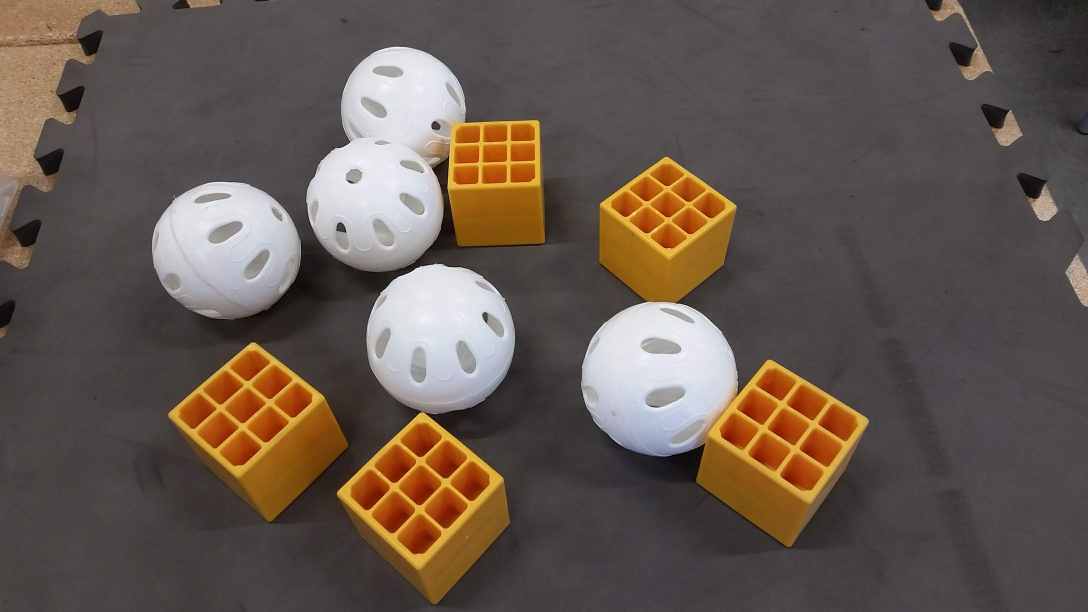
#> input picture OpenCV_Attempts/grip/images/20180910_094912.jpg, 3264 x 1836 px (shown at 1/3 size)
$ python -i cubes.py   (imports and definitions only)   (older library calls are emulated)
#> lines starting #> are read from the running program, lines starting #| are printed output that depends on the picture; after the words box and inside, x2 and y2 are one past the last pixel; in counts of white or black regions, pixels touching at a corner belong together
#> further down, picture is the input picture: shape (1836, 3264, 3); mean B, G, R 79.4, 88.2, 100.8
import cv2
import numpy
import math
from enum import Enum

class GripPipeline:
    """
    An OpenCV pipeline generated by GRIP.
    """

    def __init__(self):
        """initializes all values to presets or None if need to be set
        """

        self.__resize_image_width = 1280.0
        self.__resize_image_height = 720.0
        self.__resize_image_interpolation = cv2.INTER_CUBIC

        self.resize_image_output = None

        self.__blur_input = self.resize_image_output
        self.__blur_type = BlurType.Box_Blur
        self.__blur_radius = 10.37735849056604

        self.blur_output = None

        self.__hsl_threshold_input = self.blur_output
        self.__hsl_threshold_hue = [5.084745762711864, 30.000000000000004]
        self.__hsl_threshold_saturation = [122.37424701463429, 255.0]
        self.__hsl_threshold_luminance = [60.02824858757061, 216.5691489361702]

        self.hsl_threshold_output = None

        self.__hsv_threshold_input = self.blur_output
        self.__hsv_threshold_hue = [5.084745762711864, 23.61702127659573]
        self.__hsv_threshold_saturation = [153.67231638418085, 255.0]
        self.__hsv_threshold_value = [103.24858757062145, 255.0]

        self.hsv_threshold_output = None

        self.__cv_add_src1 = self.hsl_threshold_output
        self.__cv_add_src2 = self.hsv_threshold_output

        self.cv_add_output = None

        self.__cv_erode_src = self.cv_add_output
        self.__cv_erode_kernel = None
        self.__cv_erode_anchor = (-1, -1)
        self.__cv_erode_iterations = 10.0
        self.__cv_erode_bordertype = cv2.BORDER_CONSTANT
        self.__cv_erode_bordervalue = (-1)

        self.cv_erode_output = None

        self.__cv_dilate_0_src = self.cv_erode_output
        self.__cv_dilate_0_kernel = None
        self.__cv_dilate_0_anchor = (-1, -1)
        self.__cv_dilate_0_iterations = 10.0
        self.__cv_dilate_0_bordertype = cv2.BORDER_CONSTANT
        self.__cv_dilate_0_bordervalue = (-1)

        self.cv_dilate_0_output = None

        self.__distance_transform_input = self.cv_add_output
        self.__distance_transform_type = cv2.DIST_L2
        self.__distance_transform_mask_size = 0

        self.distance_transform_output = None

        self.__cv_threshold_src = self.distance_transform_output
        self.__cv_threshold_thresh = 41.0
        self.__cv_threshold_maxval = 255.0
        self.__cv_threshold_type = cv2.THRESH_BINARY

        self.cv_threshold_output = None

        self.__cv_dilate_1_src = self.cv_dilate_0_output
        self.__cv_dilate_1_kernel = None
        self.__cv_dilate_1_anchor = (-1, -1)
        self.__cv_dilate_1_iterations = 10.0
        self.__cv_dilate_1_bordertype = cv2.BORDER_CONSTANT
        self.__cv_dilate_1_bordervalue = (-1)

        self.cv_dilate_1_output = None

        self.__cv_subtract_src1 = self.cv_dilate_1_output
        self.__cv_subtract_src2 = self.cv_threshold_output

        self.cv_subtract_output = None

        self.__find_contours_input = self.cv_dilate_0_output
        self.__find_contours_external_only = False

        self.find_contours_output = None

        self.__filter_contours_contours = self.find_contours_output
        self.__filter_contours_min_area = 100.0
        self.__filter_contours_min_perimeter = 0.0
        self.__filter_contours_min_width = 0.0
        self.__filter_contours_max_width = 100000.0
        self.__filter_contours_min_height = 0.0
        self.__filter_contours_max_height = 100000.0
        self.__filter_contours_solidity = [0, 100]
        self.__filter_contours_max_vertices = 1000000.0
        self.__filter_contours_min_vertices = 20.0
        self.__filter_contours_min_ratio = 0.0
        self.__filter_contours_max_ratio = 5.0

        self.filter_contours_output = None


    def process(self, source0):
        """
        Runs the pipeline and sets all outputs to new values.
        """
        # Step Resize_Image0:
        self.__resize_image_input = source0
        (self.resize_image_output) = self.__resize_image(self.__resize_image_input, self.__resize_image_width, self.__resize_image_height, self.__resize_image_interpolation)

        # Step Blur0:
        self.__blur_input = self.resize_image_output
        (self.blur_output) = self.__blur(self.__blur_input, self.__blur_type, self.__blur_radius)

        # Step HSL_Threshold0:
        self.__hsl_threshold_input = self.blur_output
        (self.hsl_threshold_output) = self.__hsl_threshold(self.__hsl_threshold_input, self.__hsl_threshold_hue, self.__hsl_threshold_saturation, self.__hsl_threshold_luminance)

        # Step HSV_Threshold0:
        self.__hsv_threshold_input = self.blur_output
        (self.hsv_threshold_output) = self.__hsv_threshold(self.__hsv_threshold_input, self.__hsv_threshold_hue, self.__hsv_threshold_saturation, self.__hsv_threshold_value)

        # Step CV_add0:
        self.__cv_add_src1 = self.hsl_threshold_output
        self.__cv_add_src2 = self.hsv_threshold_output
        (self.cv_add_output) = self.__cv_add(self.__cv_add_src1, self.__cv_add_src2)

        # Step CV_erode0:
        self.__cv_erode_src = self.cv_add_output
        (self.cv_erode_output) = self.__cv_erode(self.__cv_erode_src, self.__cv_erode_kernel, self.__cv_erode_anchor, self.__cv_erode_iterations, self.__cv_erode_bordertype, self.__cv_erode_bordervalue)

        # Step CV_dilate0:
        self.__cv_dilate_0_src = self.cv_erode_output
        (self.cv_dilate_0_output) = self.__cv_dilate(self.__cv_dilate_0_src, self.__cv_dilate_0_kernel, self.__cv_dilate_0_anchor, self.__cv_dilate_0_iterations, self.__cv_dilate_0_bordertype, self.__cv_dilate_0_bordervalue)

        # Step Distance_Transform0:
        self.__distance_transform_input = self.cv_add_output
        (self.distance_transform_output) = self.__distance_transform(self.__distance_transform_input, self.__distance_transform_type, self.__distance_transform_mask_size)

        # Step CV_Threshold0:
        self.__cv_threshold_src = self.distance_transform_output
        (self.cv_threshold_output) = self.__cv_threshold(self.__cv_threshold_src, self.__cv_threshold_thresh, self.__cv_threshold_maxval, self.__cv_threshold_type)

        # Step CV_dilate1:
        self.__cv_dilate_1_src = self.cv_dilate_0_output
        (self.cv_dilate_1_output) = self.__cv_dilate(self.__cv_dilate_1_src, self.__cv_dilate_1_kernel, self.__cv_dilate_1_anchor, self.__cv_dilate_1_iterations, self.__cv_dilate_1_bordertype, self.__cv_dilate_1_bordervalue)

        # Step CV_subtract0:
        self.__cv_subtract_src1 = self.cv_dilate_1_output
        self.__cv_subtract_src2 = self.cv_threshold_output
        (self.cv_subtract_output) = self.__cv_subtract(self.__cv_subtract_src1, self.__cv_subtract_src2)

        # Step Find_Contours0:
        self.__find_contours_input = self.cv_dilate_0_output
        (self.find_contours_output) = self.__find_contours(self.__find_contours_input, self.__find_contours_external_only)

        # Step Filter_Contours0:
        self.__filter_contours_contours = self.find_contours_output
        (self.filter_contours_output) = self.__filter_contours(self.__filter_contours_contours, self.__filter_contours_min_area, self.__filter_contours_min_perimeter, self.__filter_contours_min_width, self.__filter_contours_max_width, self.__filter_contours_min_height, self.__filter_contours_max_height, self.__filter_contours_solidity, self.__filter_contours_max_vertices, self.__filter_contours_min_vertices, self.__filter_contours_min_ratio, self.__filter_contours_max_ratio)


    @staticmethod
    def __resize_image(input, width, height, interpolation):
        """Scales and image to an exact size.
        Args:
            input: A numpy.ndarray.
            Width: The desired width in pixels.
            Height: The desired height in pixels.
            interpolation: Opencv enum for the type fo interpolation.
        Returns:
            A numpy.ndarray of the new size.
        """
#> called with width = 1280, height = 720, interpolation = 2
        return cv2.resize(input, ((int)(width), (int)(height)), 0, 0, interpolation)
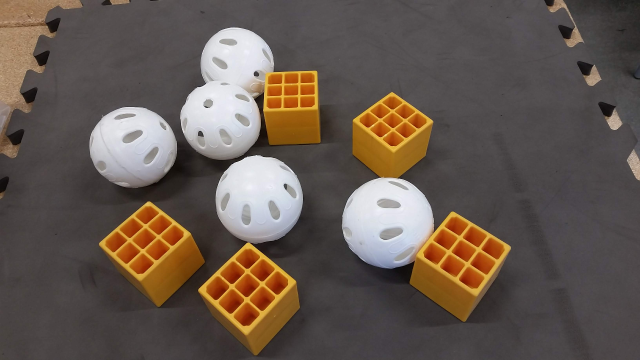
#> returned value: shape (720, 1280, 3) (shown at 1/2 size); mean of channels 0, 1, 2 79.4, 88.2, 100.7; drawn as B, G, R

    @staticmethod
    def __blur(src, type, radius):
        """Softens an image using one of several filters.
        Args:
            src: The source mat (numpy.ndarray).
            type: The blurType to perform represented as an int.
            radius: The radius for the blur as a float.
        Returns:
            A numpy.ndarray that has been blurred.
        """
#> called with radius = 10.38
        if(type is BlurType.Box_Blur):
            ksize = int(2 * round(radius) + 1)
            return cv2.blur(src, (ksize, ksize))
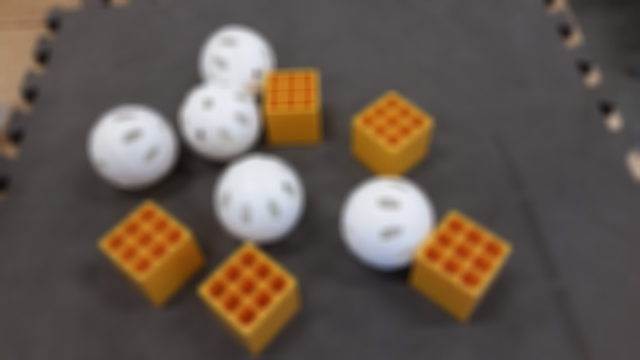
#> returned value: shape (720, 1280, 3) (shown at 1/2 size); mean of channels 0, 1, 2 79.4, 88.2, 100.7; drawn as B, G, R
        elif(type is BlurType.Gaussian_Blur):
            ksize = int(6 * round(radius) + 1)
            return cv2.GaussianBlur(src, (ksize, ksize), round(radius))
        elif(type is BlurType.Median_Filter):
            ksize = int(2 * round(radius) + 1)
            return cv2.medianBlur(src, ksize)
        else:
            return cv2.bilateralFilter(src, -1, round(radius), round(radius))

    @staticmethod
    def __hsl_threshold(input, hue, sat, lum):
        """Segment an image based on hue, saturation, and luminance ranges.
        Args:
            input: A BGR numpy.ndarray.
            hue: A list of two numbers the are the min and max hue.
            sat: A list of two numbers the are the min and max saturation.
            lum: A list of two numbers the are the min and max luminance.
        Returns:
            A black and white numpy.ndarray.
        """
        out = cv2.cvtColor(input, cv2.COLOR_BGR2HLS)
#> out: shape (720, 1280, 3); mean of channels 0, 1, 2 78, 89.8, 36
        return cv2.inRange(out, (hue[0], lum[0], sat[0]),  (hue[1], lum[1], sat[1]))
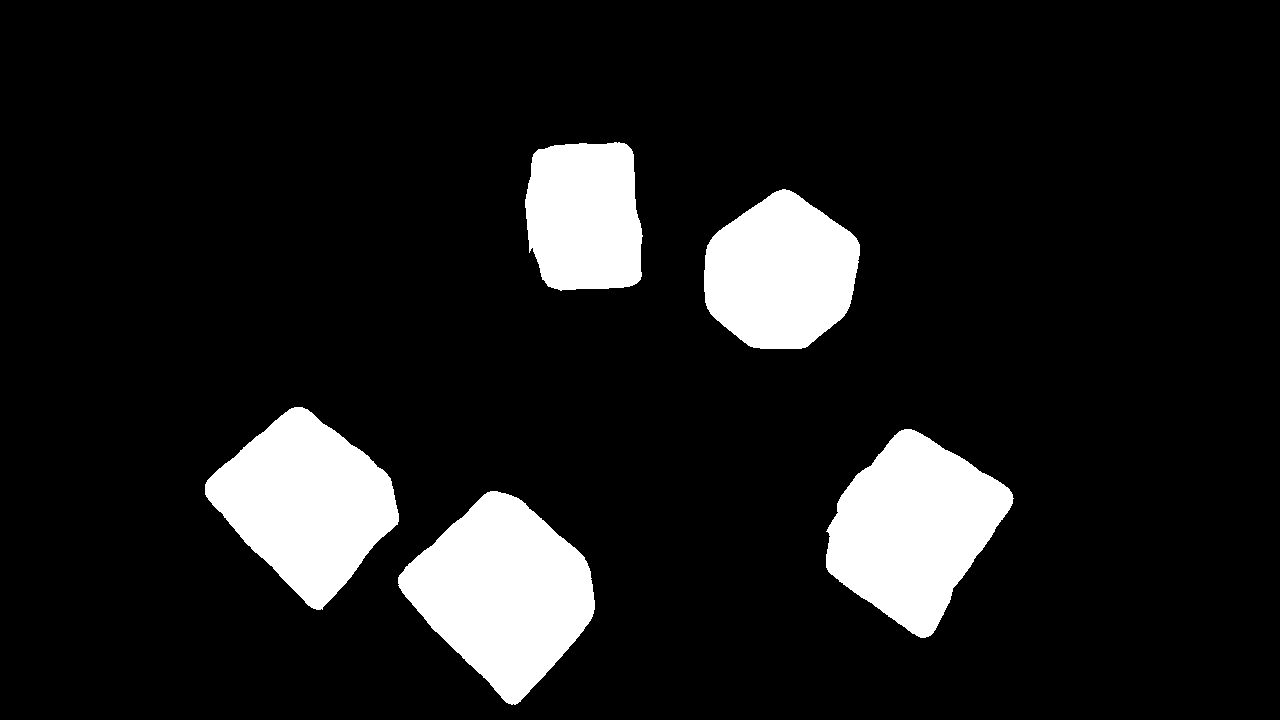
#> returned value: shape (720, 1280); 11.5% white; 5 white regions, box (x1, y1, x2, y2) and area: (398, 491, 595, 705) 25258, (826, 429, 1014, 638) 23686, (205, 407, 399, 610) 22943, (704, 189, 860, 349) 18571, (525, 142, 643, 291) 15230

    @staticmethod
    def __hsv_threshold(input, hue, sat, val):
        """Segment an image based on hue, saturation, and value ranges.
        Args:
            input: A BGR numpy.ndarray.
            hue: A list of two numbers the are the min and max hue.
            sat: A list of two numbers the are the min and max saturation.
            lum: A list of two numbers the are the min and max value.
        Returns:
            A black and white numpy.ndarray.
        """
        out = cv2.cvtColor(input, cv2.COLOR_BGR2HSV)
#> out: shape (720, 1280, 3); mean H, S, V 78.2, 46.4, 101.6
        return cv2.inRange(out, (hue[0], sat[0], val[0]),  (hue[1], sat[1], val[1]))
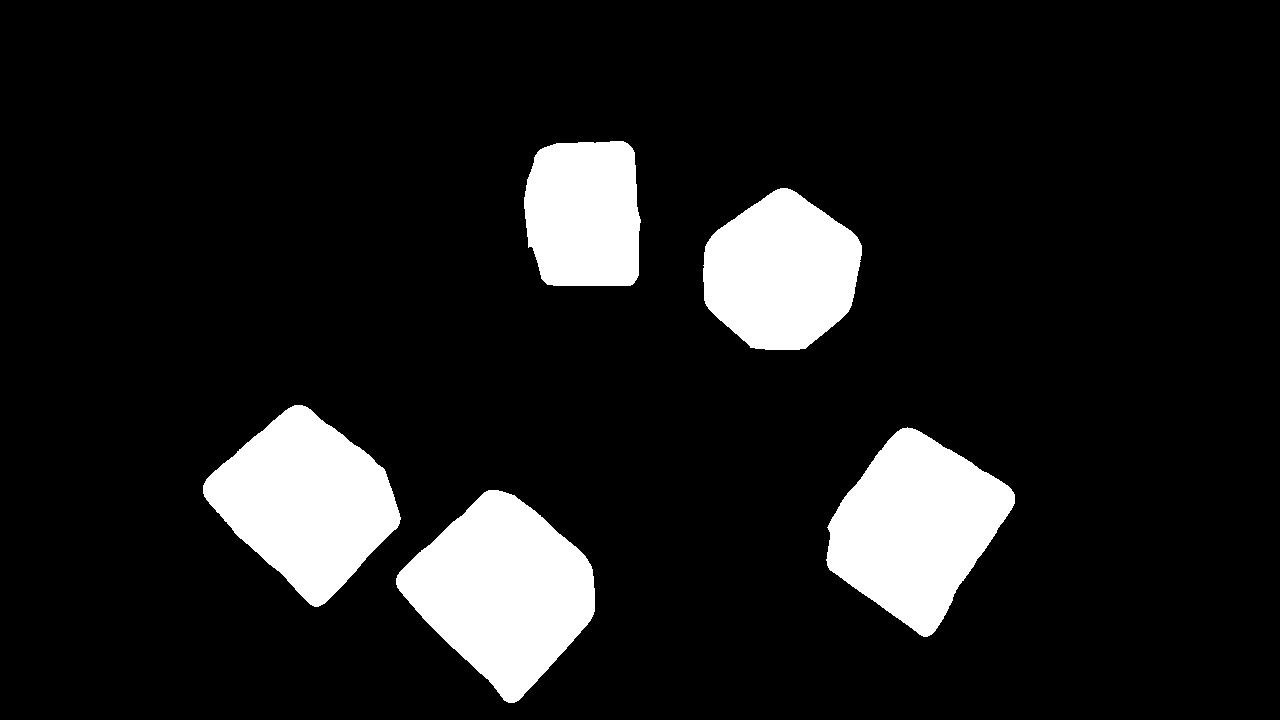
#> returned value: shape (720, 1280); 11.6% white; 5 white regions, box (x1, y1, x2, y2) and area: (396, 490, 595, 703) 25498, (826, 427, 1015, 637) 23693, (203, 405, 401, 607) 23351, (703, 188, 862, 350) 18975, (524, 141, 641, 286) 15138

    @staticmethod
    def __cv_add(src1, src2):
        """Calculates the sum of two Mats.
        Args:
            src1: A numpy.ndarray.
            src2: A numpy.ndarray.
        Returns:
            A numpy.ndarray that is the sum.
        """
        return cv2.add(src1,src2)

    @staticmethod
    def __cv_erode(src, kernel, anchor, iterations, border_type, border_value):
        """Expands area of lower value in an image.
        Args:
           src: A numpy.ndarray.
           kernel: The kernel for erosion. A numpy.ndarray.
           iterations: the number of times to erode.
           border_type: Opencv enum that represents a border type.
           border_value: value to be used for a constant border.
        Returns:
            A numpy.ndarray after erosion.
        """
        return cv2.erode(src, kernel, anchor, iterations = (int) (iterations +0.5),
                            borderType = border_type, borderValue = border_value)

    @staticmethod
    def __distance_transform(input, type, mask_size):
        """Sets the values of pixels in a binary image to their distance to the nearest black pixel.
        Args:
            input: A numpy.array.
            type: Opencv enum.
            mask_size: The size of the mask. Either 0, 3, or 5.
        Returns:
            A black and white numpy.ndarray.
        """
        h, w = input.shape[:2]
        dst = numpy.zeros((h, w), numpy.float32)
        cv2.distanceTransform(input, type, mask_size, dst = dst)
        return numpy.uint8(dst)

    @staticmethod
    def __cv_threshold(src, thresh, max_val, type):
        """Apply a fixed-level threshold to each array element in an image
        Args:
            src: A numpy.ndarray.
            thresh: Threshold value.
            max_val: Maximum value for THRES_BINARY and THRES_BINARY_INV.
            type: Opencv enum.
        Returns:
            A black and white numpy.ndarray.
        """
        return cv2.threshold(src, thresh, max_val, type)[1]

    @staticmethod
    def __cv_dilate(src, kernel, anchor, iterations, border_type, border_value):
        """Expands area of higher value in an image.
        Args:
           src: A numpy.ndarray.
           kernel: The kernel for dilation. A numpy.ndarray.
           iterations: the number of times to dilate.
           border_type: Opencv enum that represents a border type.
           border_value: value to be used for a constant border.
        Returns:
            A numpy.ndarray after dilation.
        """
        return cv2.dilate(src, kernel, anchor, iterations = (int) (iterations +0.5),
                            borderType = border_type, borderValue = border_value)

    @staticmethod
    def __cv_subtract(src1, src2):
        """Calculates the difference of two mats.
        Args:
            src1: A numpy.ndarray.
            src2 A numpy.ndarray.
        Returns:
            A numpy.ndarray that is the difference.
        """
        return cv2.subtract(src1,src2)

    @staticmethod
    def __find_contours(input, external_only):
        """Sets the values of pixels in a binary image to their distance to the nearest black pixel.
        Args:
            input: A numpy.ndarray.
            external_only: A boolean. If true only external contours are found.
        Return:
            A list of numpy.ndarray where each one represents a contour.
        """
        if(external_only):
            mode = cv2.RETR_EXTERNAL
        else:
            mode = cv2.RETR_LIST
        method = cv2.CHAIN_APPROX_SIMPLE
        im2, contours, hierarchy =cv2.findContours(input, mode=mode, method=method)
        return contours

    @staticmethod
    def __filter_contours(input_contours, min_area, min_perimeter, min_width, max_width,
                        min_height, max_height, solidity, max_vertex_count, min_vertex_count,
                        min_ratio, max_ratio):
        """Filters out contours that do not meet certain criteria.
        Args:
            input_contours: Contours as a list of numpy.ndarray.
            min_area: The minimum area of a contour that will be kept.
            min_perimeter: The minimum perimeter of a contour that will be kept.
            min_width: Minimum width of a contour.
            max_width: MaxWidth maximum width.
            min_height: Minimum height.
            max_height: Maximimum height.
            solidity: The minimum and maximum solidity of a contour.
            min_vertex_count: Minimum vertex Count of the contours.
            max_vertex_count: Maximum vertex Count.
            min_ratio: Minimum ratio of width to height.
            max_ratio: Maximum ratio of width to height.
        Returns:
            Contours as a list of numpy.ndarray.
        """
#> called with min_area = 100, min_perimeter = 0, min_width = 0, max_width = 100000, min_height = 0, max_height = 100000, max_vertex_count = 1000000, min_vertex_count = 20
        output = []
        for contour in input_contours:
            x,y,w,h = cv2.boundingRect(contour)
            if (w < min_width or w > max_width):
                continue
            if (h < min_height or h > max_height):
                continue
            area = cv2.contourArea(contour)
            if (area < min_area):
                continue
            if (cv2.arcLength(contour, True) < min_perimeter):
                continue
            hull = cv2.convexHull(contour)
            solid = 100 * area / cv2.contourArea(hull)
            if (solid < solidity[0] or solid > solidity[1]):
                continue
            if (len(contour) < min_vertex_count or len(contour) > max_vertex_count):
                continue
            ratio = (float)(w) / h
            if (ratio < min_ratio or ratio > max_ratio):
                continue
            output.append(contour)
        return output


BlurType = Enum('BlurType', 'Box_Blur Gaussian_Blur Median_Filter Bilateral_Filter')

>>> import cv2
>>> picture = cv2.imread('../grip/images/20180910_094912.jpg')
>>> result = GripPipeline().process(picture)
